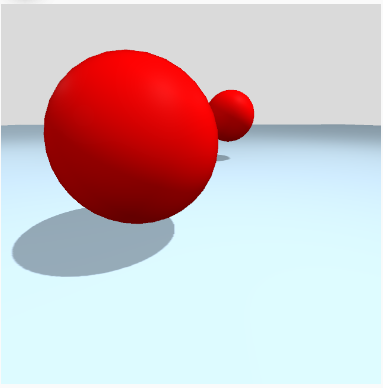
#> input picture seminar2/img2.png, 383 x 388 px
$ python image.py
#> lines starting #> are read from the running program, lines starting #| are printed output that depends on the picture; after the words box and inside, x2 and y2 are one past the last pixel; in counts of white or black regions, pixels touching at a corner belong together
import cv2
import numpy as np

image = cv2.imread('./img2.png', cv2.IMREAD_COLOR)
#> image is the input picture: shape (388, 383, 3); mean B, G, R 196.9, 192.7, 208.2

image = cv2.cvtColor(image, cv2.COLOR_BGR2HSV)
#> image: shape (388, 383, 3); mean H, S, V 54.6, 64.6, 228.5

lower_bound = np.array([0, 50, 70])
upper_bound = np.array([10, 255, 255])

mask = cv2.inRange(image, lower_bound, upper_bound)
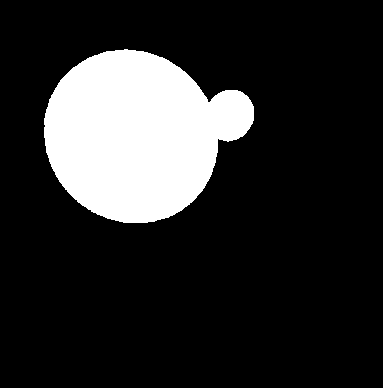
#> mask: shape (388, 383); 17.1% white; 1 white region, box (x1, y1, x2, y2) and area: (44, 49, 254, 223) 25465

cv2.imshow("Image", mask)

cv2.waitKey(0)
